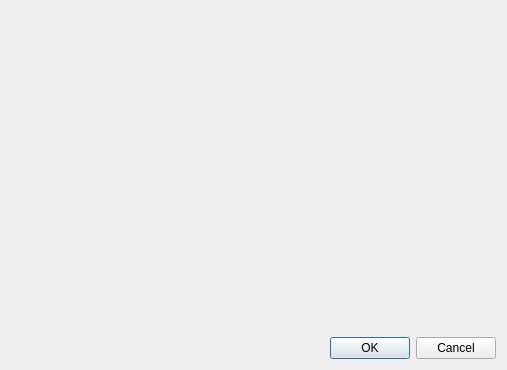
<?xml version="1.0" encoding="UTF-8"?>
<ui version="4.0">
 <class>NameListDialog</class>
 <widget class="QDialog" name="NameListDialog">
  <property name="geometry">
   <rect>
    <x>0</x>
    <y>0</y>
    <width>507</width>
    <height>370</height>
   </rect>
  </property>
  <property name="windowTitle">
   <string>Dialog</string>
  </property>
  <layout class="QVBoxLayout" name="m_main_layout">
   <item>
    <widget class="QLabel" name="m_top_label">
     <property name="text">
      <string/>
     </property>
     <property name="textFormat">
      <enum>Qt::RichText</enum>
     </property>
     <property name="wordWrap">
      <bool>true</bool>
     </property>
    </widget>
   </item>
   <item>
    <widget class="QDialogButtonBox" name="m_button_box">
     <property name="orientation">
      <enum>Qt::Horizontal</enum>
     </property>
     <property name="standardButtons">
      <set>QDialogButtonBox::Cancel|QDialogButtonBox::Ok</set>
     </property>
    </widget>
   </item>
  </layout>
 </widget>
 <resources/>
 <connections>
  <connection>
   <sender>m_button_box</sender>
   <signal>accepted()</signal>
   <receiver>NameListDialog</receiver>
   <slot>accept()</slot>
   <hints>
    <hint type="sourcelabel">
     <x>248</x>
     <y>254</y>
    </hint>
    <hint type="destinationlabel">
     <x>157</x>
     <y>274</y>
    </hint>
   </hints>
  </connection>
  <connection>
   <sender>m_button_box</sender>
   <signal>rejected()</signal>
   <receiver>NameListDialog</receiver>
   <slot>reject()</slot>
   <hints>
    <hint type="sourcelabel">
     <x>316</x>
     <y>260</y>
    </hint>
    <hint type="destinationlabel">
     <x>286</x>
     <y>274</y>
    </hint>
   </hints>
  </connection>
 </connections>
</ui>
